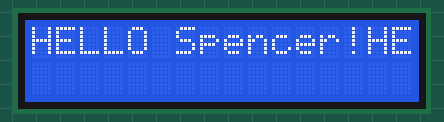
This sketch was run on a simulated Arduino Uno, built with avr-gcc and run on an emulated ATmega328P. On the bench: 16×2 character LCD.

Above: at 0.21 s.
At 1.71 s:
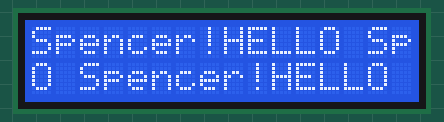
At 3.21 s:
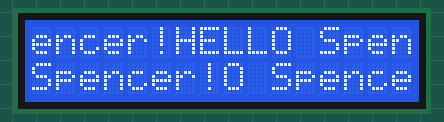
At 6.51 s:
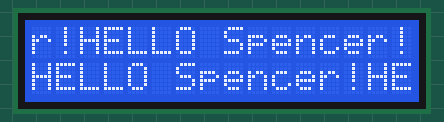
At 9.51 s:
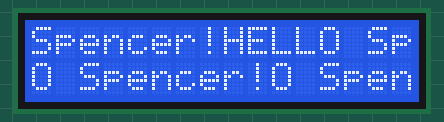
At 12.81 s:
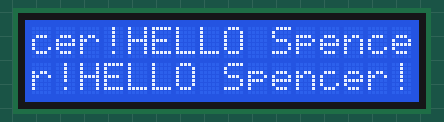

The sketch:

LCD_Test.ino
```cpp
// Import the Liquid Crystal library
#include <LiquidCrystal.h>;
//Initialise the LCD with the arduino. LiquidCrystal(rs, enable, d4, d5, d6, d7)
LiquidCrystal lcd(12, 11, 5, 4, 3, 2);

void setup() {
  // Switch on the LCD screen
  lcd.begin(16, 2);
  // Print these words to my LCD screen
  lcd.print("HELLO Spencer!");
}

void loop() {
  // put your main code here, to run repeatedly:
  lcd.print("HELLO Spencer!");
}
```

Measured:
- by itself, everything shown: repeats every 12.0 s, in 40 steps
